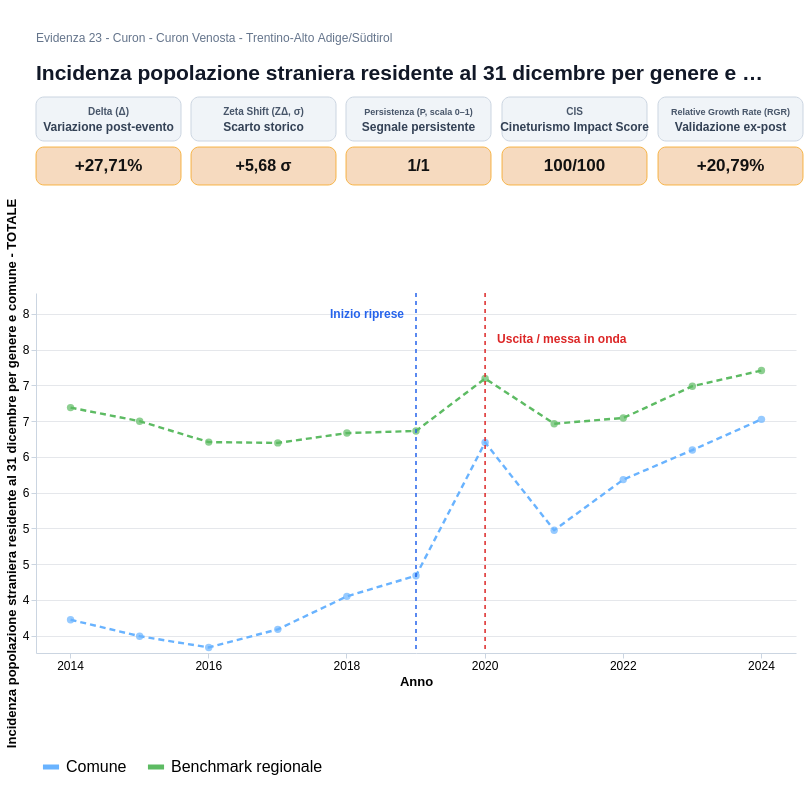

Source (Vega-Lite JSON):
### Vega-Lite specification from a JSON file in a GitHub repository (floating-point values rounded to 4 significant figures)
{"$schema": "https://vega.github.io/schema/vega-lite/v5.json", "background": "white", "spacing": 12, "vconcat": [{"width": 760, "height": 58, "layer": [{"data": {"values": [{"x": 0, "y": 0, "text": "Incidenza popolazione straniera residente al 31 dicembre per genere e comune - TOTALE — Curon Venosta"}]}, "mark": {"type": "text", "align": "left", "baseline": "top", "limit": 735, "fontSize": 21, "fontWeight": "bold", "color": "#111827"}, "encoding": {"x": {"field": "x", "type": "quantitative", "axis": null, "scale": {"domain": [0, 760]}}, "y": {"field": "y", "type": "quantitative", "axis": null, "scale": {"domain": [0, 58]}}, "text": {"field": "text"}}}, {"data": {"values": [{"x": 0, "y": 30, "text": "Evidenza 23 - Curon - Curon Venosta - Trentino-Alto Adige/Südtirol"}]}, "mark": {"type": "text", "align": "left", "baseline": "top", "limit": 740, "fontSize": 12, "color": "#64748B"}, "encoding": {"x": {"field": "x", "type": "quantitative", "axis": null, "scale": {"domain": [0, 760]}}, "y": {"field": "y", "type": "quantitative", "axis": null, "scale": {"domain": [0, 58]}}, "text": {"field": "text"}}}]}, {"hconcat": [{"vconcat": [{"width": 145, "height": 44, "layer": [{"data": {"values": [{"tip": "Delta (Δ): variazione percentuale tra il valore comunale immediatamente precedente allo shock (T−1=2018) e la media osservata nel triennio di impatto T0→T+2 (2019→2021). Formula: (media post − T−1)/|T−1|."}]}, "mark": {"type": "rect", "cornerRadius": 8, "fill": "#F0F4F8", "stroke": "#CBD5E1", "strokeWidth": 1}, "encoding": {"x": {"value": 0}, "x2": {"value": 145}, "y": {"value": 0}, "y2": {"value": 44}, "tooltip": [{"field": "tip", "type": "nominal", "title": "Delta (Δ)"}]}}, {"data": {"values": [{"x": 72.5, "y": 14, "text": "Variazione post-evento"}]}, "mark": {"type": "text", "align": "center", "baseline": "middle", "fontSize": 12, "fontWeight": "bold", "color": "#334155"}, "encoding": {"x": {"field": "x", "type": "quantitative", "axis": null, "scale": {"domain": [0, 145]}}, "y": {"field": "y", "type": "quantitative", "axis": null, "scale": {"domain": [0, 44]}}, "text": {"field": "text"}}}, {"data": {"values": [{"x": 72.5, "y": 29, "text": "Delta (Δ)"}]}, "mark": {"type": "text", "align": "center", "baseline": "middle", "fontSize": 10, "fontWeight": "bold", "color": "#475569"}, "encoding": {"x": {"field": "x", "type": "quantitative", "axis": null, "scale": {"domain": [0, 145]}}, "y": {"field": "y", "type": "quantitative", "axis": null, "scale": {"domain": [0, 44]}}, "text": {"field": "text"}}}]}, {"width": 145, "height": 38, "layer": [{"data": {"values": [{"tip": "Delta (Δ): variazione percentuale tra il valore comunale immediatamente precedente allo shock (T−1=2018) e la media osservata nel triennio di impatto T0→T+2 (2019→2021). Formula: (media post − T−1)/|T−1|."}]}, "mark": {"type": "rect", "cornerRadius": 8, "fill": "#F6D6B8", "stroke": "#F59E0B", "strokeWidth": 0.8, "opacity": 0.9}, "encoding": {"x": {"value": 0}, "x2": {"value": 145}, "y": {"value": 0}, "y2": {"value": 38}, "tooltip": [{"field": "tip", "type": "nominal", "title": "Delta (Δ)"}]}}, {"data": {"values": [{"x": 72.5, "y": 19, "text": "+27,71%"}]}, "mark": {"type": "text", "align": "center", "baseline": "middle", "fontSize": 17, "fontWeight": "bold", "color": "#111111"}, "encoding": {"x": {"field": "x", "type": "quantitative", "axis": null, "scale": {"domain": [0, 145]}}, "y": {"field": "y", "type": "quantitative", "axis": null, "scale": {"domain": [0, 38]}}, "text": {"field": "text"}}}]}], "spacing": 4}, {"vconcat": [{"width": 145, "height": 44, "layer": [{"data": {"values": [{"tip": "Zeta Shift (ZΔ): Z-Score dello scostamento tra la media di impatto T0→T+2 e la baseline storica 2014→2018 (n=5). È espresso in σ e misura l'eccezionalità statistica dello shock locale rispetto alla variabilità pre-evento."}]}, "mark": {"type": "rect", "cornerRadius": 8, "fill": "#F0F4F8", "stroke": "#CBD5E1", "strokeWidth": 1}, "encoding": {"x": {"value": 0}, "x2": {"value": 145}, "y": {"value": 0}, "y2": {"value": 44}, "tooltip": [{"field": "tip", "type": "nominal", "title": "Zeta Shift (ZΔ)"}]}}, {"data": {"values": [{"x": 72.5, "y": 14, "text": "Scarto storico"}]}, "mark": {"type": "text", "align": "center", "baseline": "middle", "fontSize": 12, "fontWeight": "bold", "color": "#334155"}, "encoding": {"x": {"field": "x", "type": "quantitative", "axis": null, "scale": {"domain": [0, 145]}}, "y": {"field": "y", "type": "quantitative", "axis": null, "scale": {"domain": [0, 44]}}, "text": {"field": "text"}}}, {"data": {"values": [{"x": 72.5, "y": 29, "text": "Zeta Shift (ZΔ, σ)"}]}, "mark": {"type": "text", "align": "center", "baseline": "middle", "fontSize": 10, "fontWeight": "bold", "color": "#475569"}, "encoding": {"x": {"field": "x", "type": "quantitative", "axis": null, "scale": {"domain": [0, 145]}}, "y": {"field": "y", "type": "quantitative", "axis": null, "scale": {"domain": [0, 44]}}, "text": {"field": "text"}}}]}, {"width": 145, "height": 38, "layer": [{"data": {"values": [{"tip": "Zeta Shift (ZΔ): Z-Score dello scostamento tra la media di impatto T0→T+2 e la baseline storica 2014→2018 (n=5). È espresso in σ e misura l'eccezionalità statistica dello shock locale rispetto alla variabilità pre-evento."}]}, "mark": {"type": "rect", "cornerRadius": 8, "fill": "#F6D6B8", "stroke": "#F59E0B", "strokeWidth": 0.8, "opacity": 0.9}, "encoding": {"x": {"value": 0}, "x2": {"value": 145}, "y": {"value": 0}, "y2": {"value": 38}, "tooltip": [{"field": "tip", "type": "nominal", "title": "Zeta Shift (ZΔ)"}]}}, {"data": {"values": [{"x": 72.5, "y": 19, "text": "+5,68 σ"}]}, "mark": {"type": "text", "align": "center", "baseline": "middle", "fontSize": 16, "fontWeight": "bold", "color": "#111111"}, "encoding": {"x": {"field": "x", "type": "quantitative", "axis": null, "scale": {"domain": [0, 145]}}, "y": {"field": "y", "type": "quantitative", "axis": null, "scale": {"domain": [0, 38]}}, "text": {"field": "text"}}}]}], "spacing": 4}, {"vconcat": [{"width": 145, "height": 44, "layer": [{"data": {"values": [{"tip": "Persistenza (P): quota dei tre anni T0→T+2 in cui il valore comunale resta superiore alla media della baseline storica T_min→T−1. Scala 0–1: 1 indica tenuta positiva in tutti e tre gli anni."}]}, "mark": {"type": "rect", "cornerRadius": 8, "fill": "#F0F4F8", "stroke": "#CBD5E1", "strokeWidth": 1}, "encoding": {"x": {"value": 0}, "x2": {"value": 145}, "y": {"value": 0}, "y2": {"value": 44}, "tooltip": [{"field": "tip", "type": "nominal", "title": "Persistenza (P)"}]}}, {"data": {"values": [{"x": 72.5, "y": 14, "text": "Segnale persistente"}]}, "mark": {"type": "text", "align": "center", "baseline": "middle", "fontSize": 12, "fontWeight": "bold", "color": "#334155"}, "encoding": {"x": {"field": "x", "type": "quantitative", "axis": null, "scale": {"domain": [0, 145]}}, "y": {"field": "y", "type": "quantitative", "axis": null, "scale": {"domain": [0, 44]}}, "text": {"field": "text"}}}, {"data": {"values": [{"x": 72.5, "y": 29, "text": "Persistenza (P, scala 0–1)"}]}, "mark": {"type": "text", "align": "center", "baseline": "middle", "fontSize": 9, "fontWeight": "bold", "color": "#475569"}, "encoding": {"x": {"field": "x", "type": "quantitative", "axis": null, "scale": {"domain": [0, 145]}}, "y": {"field": "y", "type": "quantitative", "axis": null, "scale": {"domain": [0, 44]}}, "text": {"field": "text"}}}]}, {"width": 145, "height": 38, "layer": [{"data": {"values": [{"tip": "Persistenza (P): quota dei tre anni T0→T+2 in cui il valore comunale resta superiore alla media della baseline storica T_min→T−1. Scala 0–1: 1 indica tenuta positiva in tutti e tre gli anni."}]}, "mark": {"type": "rect", "cornerRadius": 8, "fill": "#F6D6B8", "stroke": "#F59E0B", "strokeWidth": 0.8, "opacity": 0.9}, "encoding": {"x": {"value": 0}, "x2": {"value": 145}, "y": {"value": 0}, "y2": {"value": 38}, "tooltip": [{"field": "tip", "type": "nominal", "title": "Persistenza (P)"}]}}, {"data": {"values": [{"x": 72.5, "y": 19, "text": "1/1"}]}, "mark": {"type": "text", "align": "center", "baseline": "middle", "fontSize": 16, "fontWeight": "bold", "color": "#111111"}, "encoding": {"x": {"field": "x", "type": "quantitative", "axis": null, "scale": {"domain": [0, 145]}}, "y": {"field": "y", "type": "quantitative", "axis": null, "scale": {"domain": [0, 38]}}, "text": {"field": "text"}}}]}], "spacing": 4}, {"vconcat": [{"width": 145, "height": 44, "layer": [{"data": {"values": [{"tip": "CIS: indice composito endogeno su scala 0–100. Combina le componenti normalizzate di Delta, Zeta Shift e Persistenza con pesi standard pari al 45%, 35% e 20%. Il cap teorico è 100/100."}]}, "mark": {"type": "rect", "cornerRadius": 8, "fill": "#F0F4F8", "stroke": "#CBD5E1", "strokeWidth": 1}, "encoding": {"x": {"value": 0}, "x2": {"value": 145}, "y": {"value": 0}, "y2": {"value": 44}, "tooltip": [{"field": "tip", "type": "nominal", "title": "CIS"}]}}, {"data": {"values": [{"x": 72.5, "y": 14, "text": "Cineturismo Impact Score"}]}, "mark": {"type": "text", "align": "center", "baseline": "middle", "fontSize": 12, "fontWeight": "bold", "color": "#334155"}, "encoding": {"x": {"field": "x", "type": "quantitative", "axis": null, "scale": {"domain": [0, 145]}}, "y": {"field": "y", "type": "quantitative", "axis": null, "scale": {"domain": [0, 44]}}, "text": {"field": "text"}}}, {"data": {"values": [{"x": 72.5, "y": 29, "text": "CIS"}]}, "mark": {"type": "text", "align": "center", "baseline": "middle", "fontSize": 10, "fontWeight": "bold", "color": "#475569"}, "encoding": {"x": {"field": "x", "type": "quantitative", "axis": null, "scale": {"domain": [0, 145]}}, "y": {"field": "y", "type": "quantitative", "axis": null, "scale": {"domain": [0, 44]}}, "text": {"field": "text"}}}]}, {"width": 145, "height": 38, "layer": [{"data": {"values": [{"tip": "CIS: indice composito endogeno su scala 0–100. Combina le componenti normalizzate di Delta, Zeta Shift e Persistenza con pesi standard pari al 45%, 35% e 20%. Il cap teorico è 100/100."}]}, "mark": {"type": "rect", "cornerRadius": 8, "fill": "#F6D6B8", "stroke": "#F59E0B", "strokeWidth": 0.8, "opacity": 0.9}, "encoding": {"x": {"value": 0}, "x2": {"value": 145}, "y": {"value": 0}, "y2": {"value": 38}, "tooltip": [{"field": "tip", "type": "nominal", "title": "CIS"}]}}, {"data": {"values": [{"x": 72.5, "y": 19, "text": "100/100"}]}, "mark": {"type": "text", "align": "center", "baseline": "middle", "fontSize": 17, "fontWeight": "bold", "color": "#111111"}, "encoding": {"x": {"field": "x", "type": "quantitative", "axis": null, "scale": {"domain": [0, 145]}}, "y": {"field": "y", "type": "quantitative", "axis": null, "scale": {"domain": [0, 38]}}, "text": {"field": "text"}}}]}], "spacing": 4}, {"vconcat": [{"width": 145, "height": 44, "layer": [{"data": {"values": [{"tip": "Relative Growth Rate (RGR): KPI esogeno di validazione. Confronta la crescita del Comune con quella del benchmark regionale nella finestra standard T−1→T+2 (2018→2021), isolando il segnale locale dai macro-trend territoriali."}]}, "mark": {"type": "rect", "cornerRadius": 8, "fill": "#F0F4F8", "stroke": "#CBD5E1", "strokeWidth": 1}, "encoding": {"x": {"value": 0}, "x2": {"value": 145}, "y": {"value": 0}, "y2": {"value": 44}, "tooltip": [{"field": "tip", "type": "nominal", "title": "Relative Growth Rate (RGR)"}]}}, {"data": {"values": [{"x": 72.5, "y": 14, "text": "Validazione ex-post"}]}, "mark": {"type": "text", "align": "center", "baseline": "middle", "fontSize": 12, "fontWeight": "bold", "color": "#334155"}, "encoding": {"x": {"field": "x", "type": "quantitative", "axis": null, "scale": {"domain": [0, 145]}}, "y": {"field": "y", "type": "quantitative", "axis": null, "scale": {"domain": [0, 44]}}, "text": {"field": "text"}}}, {"data": {"values": [{"x": 72.5, "y": 29, "text": "Relative Growth Rate (RGR)"}]}, "mark": {"type": "text", "align": "center", "baseline": "middle", "fontSize": 9, "fontWeight": "bold", "color": "#475569"}, "encoding": {"x": {"field": "x", "type": "quantitative", "axis": null, "scale": {"domain": [0, 145]}}, "y": {"field": "y", "type": "quantitative", "axis": null, "scale": {"domain": [0, 44]}}, "text": {"field": "text"}}}]}, {"width": 145, "height": 38, "layer": [{"data": {"values": [{"tip": "Relative Growth Rate (RGR): KPI esogeno di validazione. Confronta la crescita del Comune con quella del benchmark regionale nella finestra standard T−1→T+2 (2018→2021), isolando il segnale locale dai macro-trend territoriali."}]}, "mark": {"type": "rect", "cornerRadius": 8, "fill": "#F6D6B8", "stroke": "#F59E0B", "strokeWidth": 0.8, "opacity": 0.9}, "encoding": {"x": {"value": 0}, "x2": {"value": 145}, "y": {"value": 0}, "y2": {"value": 38}, "tooltip": [{"field": "tip", "type": "nominal", "title": "Relative Growth Rate (RGR)"}]}}, {"data": {"values": [{"x": 72.5, "y": 19, "text": "+20,79%"}]}, "mark": {"type": "text", "align": "center", "baseline": "middle", "fontSize": 17, "fontWeight": "bold", "color": "#111111"}, "encoding": {"x": {"field": "x", "type": "quantitative", "axis": null, "scale": {"domain": [0, 145]}}, "y": {"field": "y", "type": "quantitative", "axis": null, "scale": {"domain": [0, 38]}}, "text": {"field": "text"}}}]}], "spacing": 4}], "spacing": 8}, {"width": 760, "height": 360, "layer": [{"data": {"values": [{"Anno": 2014, "Serie": "Comune", "Valore": 3.722, "Interpolato": "NO"}, {"Anno": 2014, "Serie": "Benchmark regionale", "Valore": 6.689, "Interpolato": "NO"}, {"Anno": 2015, "Serie": "Comune", "Valore": 3.492, "Interpolato": "NO"}, {"Anno": 2015, "Serie": "Benchmark regionale", "Valore": 6.499, "Interpolato": "NO"}, {"Anno": 2016, "Serie": "Comune", "Valore": 3.335, "Interpolato": "NO"}, {"Anno": 2016, "Serie": "Benchmark regionale", "Valore": 6.206, "Interpolato": "NO"}, {"Anno": 2017, "Serie": "Comune", "Valore": 3.588, "Interpolato": "NO"}, {"Anno": 2017, "Serie": "Benchmark regionale", "Valore": 6.195, "Interpolato": "NO"}, {"Anno": 2018, "Serie": "Comune", "Valore": 4.049, "Interpolato": "NO"}, {"Anno": 2018, "Serie": "Benchmark regionale", "Valore": 6.333, "Interpolato": "NO"}, {"Anno": 2019, "Serie": "Comune", "Valore": 4.339, "Interpolato": "NO"}, {"Anno": 2019, "Serie": "Benchmark regionale", "Valore": 6.362, "Interpolato": "NO"}, {"Anno": 2020, "Serie": "Comune", "Valore": 6.202, "Interpolato": "NO"}, {"Anno": 2020, "Serie": "Benchmark regionale", "Valore": 7.096, "Interpolato": "NO"}, {"Anno": 2021, "Serie": "Comune", "Valore": 4.975, "Interpolato": "NO"}, {"Anno": 2021, "Serie": "Benchmark regionale", "Valore": 6.463, "Interpolato": "NO"}, {"Anno": 2022, "Serie": "Comune", "Valore": 5.682, "Interpolato": "NO"}, {"Anno": 2022, "Serie": "Benchmark regionale", "Valore": 6.544, "Interpolato": "NO"}, {"Anno": 2023, "Serie": "Comune", "Valore": 6.095, "Interpolato": "NO"}, {"Anno": 2023, "Serie": "Benchmark regionale", "Valore": 6.988, "Interpolato": "NO"}, {"Anno": 2024, "Serie": "Comune", "Valore": 6.524, "Interpolato": "NO"}, {"Anno": 2024, "Serie": "Benchmark regionale", "Valore": 7.207, "Interpolato": "NO"}]}, "mark": {"type": "line", "strokeWidth": 2.4, "strokeDash": [6, 4]}, "encoding": {"x": {"field": "Anno", "type": "ordinal", "sort": [2014, 2015, 2016, 2017, 2018, 2019, 2020, 2021, 2022, 2023, 2024], "axis": {"title": "Anno", "values": [2014, 2016, 2018, 2020, 2022, 2024], "labelAngle": 0, "labelFontSize": 12, "titleFontSize": 13}}, "y": {"field": "Valore", "type": "quantitative", "scale": {"domain": [3.257, 8.291]}, "axis": {"title": "Incidenza popolazione straniera residente al 31 dicembre per genere e comune - TOTALE", "labelFontSize": 12, "titleFontSize": 13, "format": ",.0f"}}, "color": {"field": "Serie", "type": "nominal", "scale": {"domain": ["Comune", "Benchmark regionale"], "range": ["#69B3FF", "#5DBB63"]}, "legend": {"orient": "bottom", "title": null, "labelFontSize": 16, "symbolSize": 260, "direction": "horizontal", "columns": 2, "symbolStrokeWidth": 5, "offset": 4, "padding": 4, "labelLimit": 320}}, "detail": {"field": "Serie"}}}, {"data": {"values": [{"Anno": 2014, "Serie": "Comune", "Valore": 3.722, "Interpolato": "NO"}, {"Anno": 2014, "Serie": "Benchmark regionale", "Valore": 6.689, "Interpolato": "NO"}, {"Anno": 2015, "Serie": "Comune", "Valore": 3.492, "Interpolato": "NO"}, {"Anno": 2015, "Serie": "Benchmark regionale", "Valore": 6.499, "Interpolato": "NO"}, {"Anno": 2016, "Serie": "Comune", "Valore": 3.335, "Interpolato": "NO"}, {"Anno": 2016, "Serie": "Benchmark regionale", "Valore": 6.206, "Interpolato": "NO"}, {"Anno": 2017, "Serie": "Comune", "Valore": 3.588, "Interpolato": "NO"}, {"Anno": 2017, "Serie": "Benchmark regionale", "Valore": 6.195, "Interpolato": "NO"}, {"Anno": 2018, "Serie": "Comune", "Valore": 4.049, "Interpolato": "NO"}, {"Anno": 2018, "Serie": "Benchmark regionale", "Valore": 6.333, "Interpolato": "NO"}, {"Anno": 2019, "Serie": "Comune", "Valore": 4.339, "Interpolato": "NO"}, {"Anno": 2019, "Serie": "Benchmark regionale", "Valore": 6.362, "Interpolato": "NO"}, {"Anno": 2020, "Serie": "Comune", "Valore": 6.202, "Interpolato": "NO"}, {"Anno": 2020, "Serie": "Benchmark regionale", "Valore": 7.096, "Interpolato": "NO"}, {"Anno": 2021, "Serie": "Comune", "Valore": 4.975, "Interpolato": "NO"}, {"Anno": 2021, "Serie": "Benchmark regionale", "Valore": 6.463, "Interpolato": "NO"}, {"Anno": 2022, "Serie": "Comune", "Valore": 5.682, "Interpolato": "NO"}, {"Anno": 2022, "Serie": "Benchmark regionale", "Valore": 6.544, "Interpolato": "NO"}, {"Anno": 2023, "Serie": "Comune", "Valore": 6.095, "Interpolato": "NO"}, {"Anno": 2023, "Serie": "Benchmark regionale", "Valore": 6.988, "Interpolato": "NO"}, {"Anno": 2024, "Serie": "Comune", "Valore": 6.524, "Interpolato": "NO"}, {"Anno": 2024, "Serie": "Benchmark regionale", "Valore": 7.207, "Interpolato": "NO"}]}, "transform": [{"filter": "datum.Valore != null"}], "mark": {"type": "point", "filled": true, "size": 55}, "encoding": {"x": {"field": "Anno", "type": "ordinal", "sort": [2014, 2015, 2016, 2017, 2018, 2019, 2020, 2021, 2022, 2023, 2024]}, "y": {"field": "Valore", "type": "quantitative", "scale": {"domain": [3.257, 8.291]}}, "color": {"condition": {"test": "datum.Interpolato === 'SI'", "value": "#D1D5DB"}, "field": "Serie", "type": "nominal", "scale": {"domain": ["Comune", "Benchmark regionale"], "range": ["#69B3FF", "#5DBB63"]}, "legend": null}, "tooltip": [{"field": "Serie", "type": "nominal", "title": "Serie"}, {"field": "Anno", "type": "ordinal", "title": "Anno"}, {"field": "Valore", "type": "quantitative", "title": "Valore", "format": ",.0f"}, {"field": "Interpolato", "type": "nominal", "title": "Interpolato"}]}}, {"data": {"values": [{"Anno": 2019}]}, "mark": {"type": "rule", "stroke": "#2563EB", "strokeDash": [4, 4], "strokeWidth": 1.5}, "encoding": {"x": {"field": "Anno", "type": "ordinal", "sort": [2014, 2015, 2016, 2017, 2018, 2019, 2020, 2021, 2022, 2023, 2024]}}}, {"data": {"values": [{"Anno": 2019, "Val": 8.001, "Lab": "Inizio riprese"}]}, "mark": {"type": "text", "angle": 0, "baseline": "middle", "align": "right", "dx": -12, "dy": 0, "fontSize": 12, "fontWeight": "bold", "color": "#2563EB"}, "encoding": {"x": {"field": "Anno", "type": "ordinal", "sort": [2014, 2015, 2016, 2017, 2018, 2019, 2020, 2021, 2022, 2023, 2024]}, "y": {"field": "Val", "type": "quantitative", "scale": {"domain": [3.257, 8.291]}}, "text": {"field": "Lab"}}}, {"data": {"values": [{"Anno": 2020}]}, "mark": {"type": "rule", "stroke": "#DC2626", "strokeDash": [4, 4], "strokeWidth": 1.5}, "encoding": {"x": {"field": "Anno", "type": "ordinal", "sort": [2014, 2015, 2016, 2017, 2018, 2019, 2020, 2021, 2022, 2023, 2024]}}}, {"data": {"values": [{"Anno": 2020, "Val": 7.652, "Lab": "Uscita / messa in onda"}]}, "mark": {"type": "text", "angle": 0, "baseline": "middle", "align": "left", "dx": 12, "dy": 0, "fontSize": 12, "fontWeight": "bold", "color": "#DC2626"}, "encoding": {"x": {"field": "Anno", "type": "ordinal", "sort": [2014, 2015, 2016, 2017, 2018, 2019, 2020, 2021, 2022, 2023, 2024]}, "y": {"field": "Val", "type": "quantitative", "scale": {"domain": [3.257, 8.291]}}, "text": {"field": "Lab"}}}], "resolve": {"scale": {"color": "shared"}}}], "config": {"view": {"stroke": null}, "axis": {"gridColor": "#E5E7EB", "tickColor": "#CBD5E1", "domainColor": "#CBD5E1"}}}
